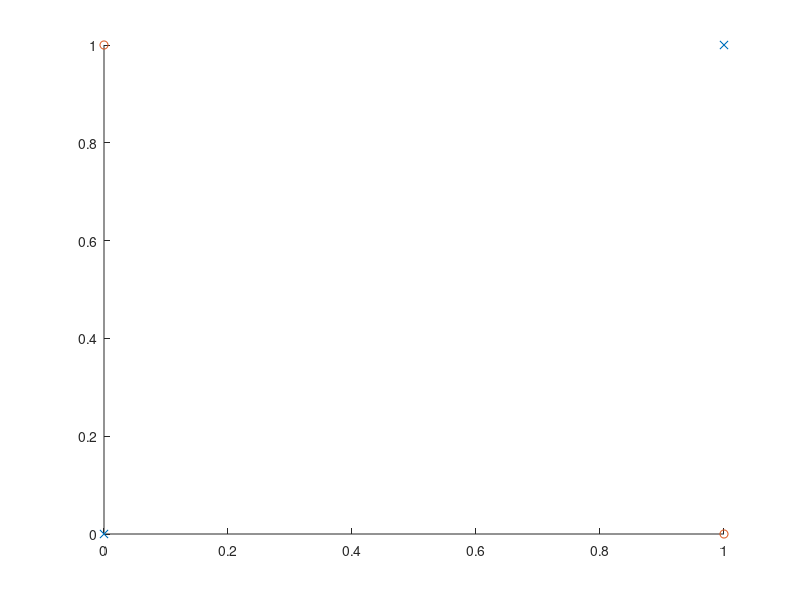

The MATLAB source for this figure: (Note: this script raises an error after producing the figure.)
clear, close all;

number_iterations = 50;
number_of_perceptrons = 4;
max_number_of_inputs =3;

initial_weights = rand(1, max_number_of_inputs);
w = repmat(initial_weights, number_of_perceptrons, 1);

bias =1;

class = ['x','o'];
c =[0 1 1 0];

figure, hold on
plot([1 0], [1 0],'x')
plot([0 1], [1 0],'o')

for i=1: number_iterations
    
    x =generate_input(bias);
    
    % AND
    [so1, w(1,:)] = perceptron(x,w(1,:),@AND_function,@hardlims);
    
    % OR
    [so2, w(2,:)] = perceptron(x,w(2,:),@OR_function,@hardlims);
    
    % NOT(AND)
    [so3, w(3,2:end)] = perceptron([bias,so1],w(3,2:end),@NOT_function,@hardlims);
    
    % AND(NOT,OR)
    [so4, w(4,:)] = perceptron([bias,so2, so3],w(4,:),@AND_function,@hardlims);
    
end

xx = linspace(-0.5,1.5,100);

slope_or = -(w(1,3)/w(1,2))
intercept_or = -w(1,1)/w(1,2)
y_or = (slope_or * xx) + intercept_or 

slope_and = -(w(2,3)/w(2,2))
intercept_and = -w(2,1)/w(2,2)
y_and = (slope_and * xx) + intercept_and

plot(xx, y_or);hold on
plot(xx, y_and);

hold off

title(XOR)



    








